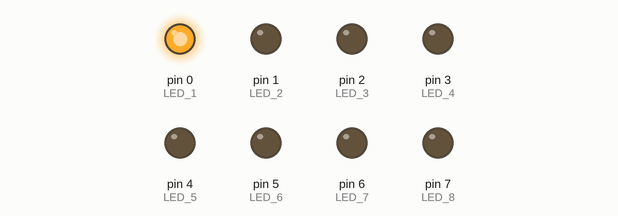
This sketch was run on a simulated Arduino Uno, built with avr-gcc and run on an emulated ATmega328P. Shown: output pins drawn as LEDs (lit = HIGH).

Above: at 0.3 s.
At 7.1 s:
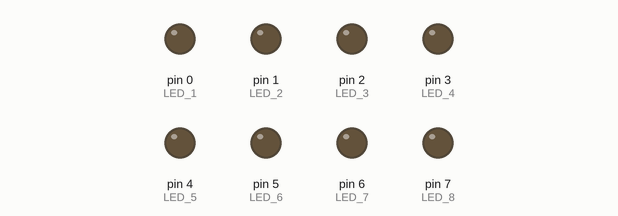
At 9.7 s:
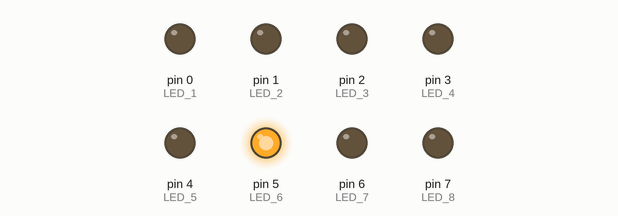
At 11.7 s:
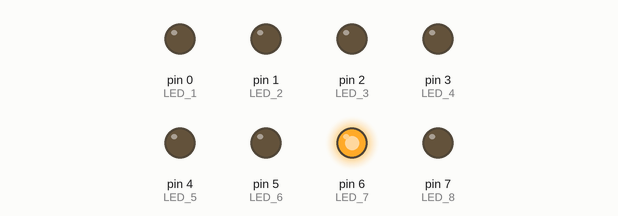
At 13.3 s:
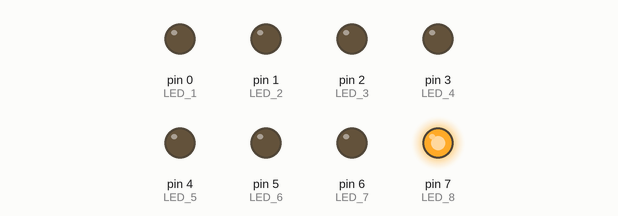
At 16.9 s:
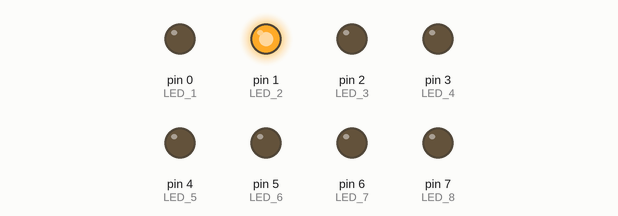
Timing chart, 0 to 19.0 s (numbered marks = the images above):
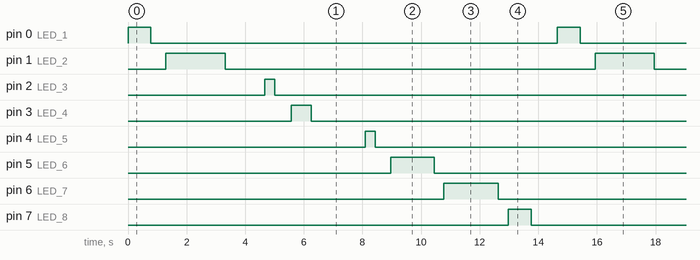

The sketch:

Blinking_8LED.ino
```cpp
/* In this project, we will use arduino to control the blink of 8 LED with different ON and OFF time.
 *
 *           ON TIME       OFF TIME
 *LED 1       781ms         515ms
 *LED 2       2014ms        1348ms
 *LED 3       343ms         573ms
 *LED 4       678ms         1839ms
 *LED 5       342ms         534ms
 *LED 6       1478ms        326ms
 *LED 7       1859ms        351ms
 *LED 8       777ms         888ms
 *
 * Owner: Muhammad Izzat 1717987
 * Date: 4 November 2020
 */


//pin assignment declaration
#define LED_1 0 //Assign LED 1 to pin 0
#define LED_2 1 //Assign LED 2 to pin 1
#define LED_3 2 //Assign LED 3 to pin 2
#define LED_4 3 //Assign LED 4 to pin 3
#define LED_5 4 //Assign LED 5 to pin 4
#define LED_6 5 //Assign LED 6 to pin 5
#define LED_7 6 //Assign LED 7 to pin 6
#define LED_8 7 //Assign LED 8 to pin 7

// Setup/initialization function(Only run once)
void setup() {

  pinMode (LED_1, OUTPUT);            //Set LED 1 as output
  pinMode (LED_2, OUTPUT);            //Set LED 2 as output
  pinMode (LED_3, OUTPUT);            //Set LED 3 as output
  pinMode (LED_4, OUTPUT);            //Set LED 4 as output
  pinMode (LED_5, OUTPUT);            //Set LED 5 as output
  pinMode (LED_6, OUTPUT);            //Set LED 6 as output
  pinMode (LED_7, OUTPUT);            //Set LED 7 as output
  pinMode (LED_8, OUTPUT);            //Set LED 8 as output

  digitalWrite(LED_1, LOW);           //Set LED 1 off initially
  digitalWrite(LED_2, LOW);           //Set LED 2 off initially
  digitalWrite(LED_3, LOW);           //Set LED 3 off initially
  digitalWrite(LED_4, LOW);           //Set LED 4 off initially
  digitalWrite(LED_5, LOW);           //Set LED 5 off initially
  digitalWrite(LED_6, LOW);           //Set LED 6 off initially
  digitalWrite(LED_7, LOW);           //Set LED 7 off initially
  digitalWrite(LED_8, LOW);           //Set LED 8 off initially

}

// Loop function (Run repeatedly)
void loop() {

  digitalWrite(LED_1, HIGH);       //Turn on LED 1
  delay(781);                      //Delay for 781ms
  digitalWrite(LED_1, LOW);        //Turn off LED 1
  delay(515);                      //Delay for 515ms
  digitalWrite(LED_2, HIGH);       //Turn on LED 2
  delay(2014);                      //Delay for 2014ms
  digitalWrite(LED_2, LOW);        //Turn off LED 2
  delay(1348);                      //Delay for 1348ms
  digitalWrite(LED_3, HIGH);       //Turn on LED 3
  delay(343);                      //Delay for 343ms
  digitalWrite(LED_3, LOW);        //Turn off LED 3
  delay(573);                      //Delay for 573ms
  digitalWrite(LED_4, HIGH);       //Turn on LED 4
  delay(678);                      //Delay for 678ms
  digitalWrite(LED_4, LOW);        //Turn off LED 4
  delay(1839);                      //Delay for 1839ms
  digitalWrite(LED_5, HIGH);       //Turn on LED 5
  delay(342);                      //Delay for 342ms
  digitalWrite(LED_5, LOW);        //Turn off LED 4
  delay(534);                      //Delay for 534ms
  digitalWrite(LED_6, HIGH);       //Turn on LED 6
  delay(1478);                      //Delay for 781ms
  digitalWrite(LED_6, LOW);        //Turn off LED 6
  delay(326);                      //Delay for 515ms
  digitalWrite(LED_7, HIGH);       //Turn on LED 7
  delay(1859);                      //Delay for 1859ms
  digitalWrite(LED_7, LOW);        //Turn off LED 7
  delay(351);                      //Delay for 351ms
  digitalWrite(LED_8, HIGH);       //Turn on LED 8
  delay(777);                      //Delay for 777ms
  digitalWrite(LED_8, LOW);        //Turn off LED 8
  delay(888);                      //Delay for 888ms

}
```

Measured:
- by itself, pin 0 (LED_1), pin 7 (LED_8): alternates HIGH for 0.78 s and LOW for 13.9 s
- by itself, pin 1 (LED_2): alternates HIGH for 2.0 s and LOW for 12.6 s
- by itself, pin 2 (LED_3), pin 4 (LED_5): alternates HIGH for 0.34 s and LOW for 14.3 s
- by itself, pin 3 (LED_4): alternates HIGH for 0.68 s and LOW for 14.0 s
- by itself, pin 5 (LED_6): alternates HIGH for 1.5 s and LOW for 13.2 s
- by itself, pin 6 (LED_7): alternates HIGH for 1.9 s and LOW for 12.8 s
